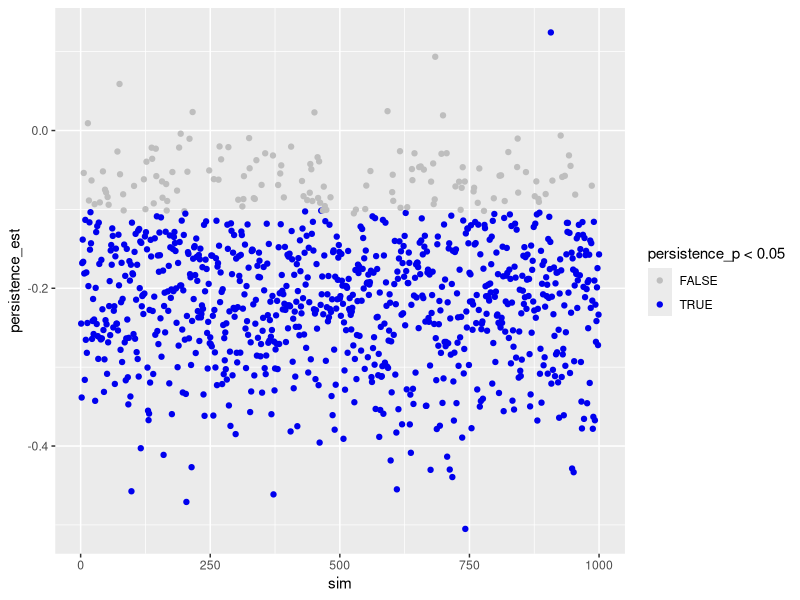
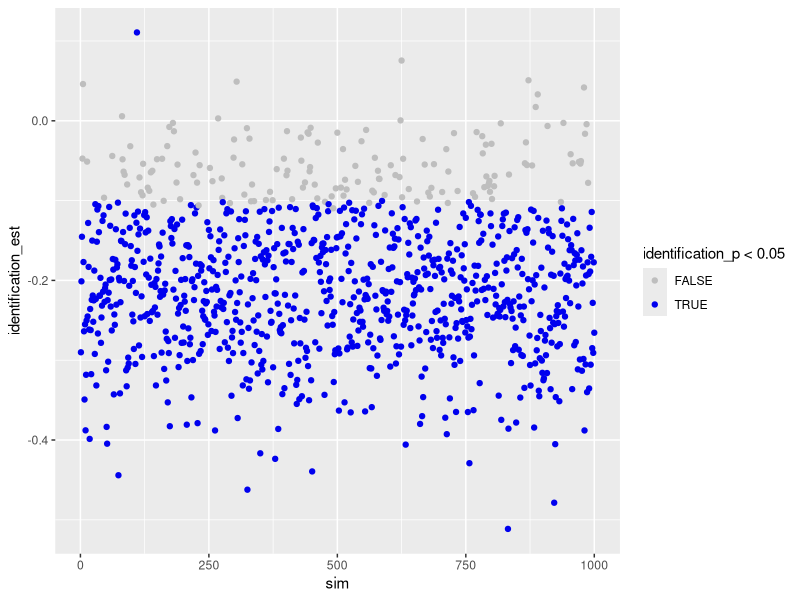

The R script that drew these images, in order:
## ---- chunk 1
knitr::opts_chunk$set(echo = TRUE)
# set.seed(1)
options(scipen = 10000)
## ---- chunk 2
library(broom)
library(ggplot2)
library(magrittr)
library(tidyverse)
## ---- chunk 3
generate_design <- function(groupsize, 
                            persis, 
                            ident, 
                            topics, 
                            repetition, 
                            ...){
  
  # function generates underlying (empty) datastructure
  
  # count number of groups
  groups <- persis * ident * topics * repetition
  
  # make datastructure
  expand.grid(
    participant = 1:groupsize, 
    persistence = 1:persis - 1, # -1 to make binary
    identification = 1:ident - 1, 
    topic = 1:topics,
    repetition = 1:repetition) %>% 
    as.data.frame() %>% 
    rownames_to_column("id") %>% 
    mutate(
      group = rep(c(1:groups), each = groupsize))
}

sim_d <- function(d_frame, 
                  seed, # make results reproducible
                  effects, # vector of effects we anticipate
                  sd, 
                  groupsize, 
                  ...){
  
  # function to simulate data

  # set.seed(seed)  # uncomment to make results reproducible
  
  # compute how many participants per cell (exp. condition)
  n_cell <- groupsize_n * topics_n * repetition_n
  
  # create the DV. 
  # For now, this will be standardized, bc. of lack of concrete data

  # version 1: if-else # produces weird results
  # d_frame %<>%
  #   mutate(words = 
  #     ifelse(persistence == 0 & identification == 0, rnorm(n_cell, effects["pers0_iden_0_m"], sd),
  #        ifelse(persistence == 0 & identification == 1, rnorm(n_cell, effects["pers0_iden_1_m"], sd),
  #            ifelse(persistence == 1 & identification == 0, rnorm(n_cell, effects["pers1_iden_0_m"], sd),
  #                rnorm(n_cell, effects["pers1_iden_1_m"], sd))))
  #          )
  
  # version 2: filter
  d_frame$words <- 999
  for(i in 1 : repetition_n) {
    d_frame[d_frame$persistence == 0 & d_frame$identification == 0 & d_frame$repetition == i, ]$words <- 
      rnorm(groupsize_n, effects["pers0_iden_0_m"], sd)
    d_frame[d_frame$persistence == 0 & d_frame$identification == 1 & d_frame$repetition == i, ]$words <- 
      rnorm(groupsize_n, effects["pers0_iden_1_m"], sd)
    d_frame[d_frame$persistence == 1 & d_frame$identification == 0 & d_frame$repetition == i, ]$words <- 
      rnorm(groupsize_n, effects["pers1_iden_0_m"], sd)
    d_frame[d_frame$persistence == 1 & d_frame$identification == 1 & d_frame$repetition == i, ]$words <- 
      rnorm(groupsize_n, effects["pers1_iden_1_m"], sd)
  }
    
  return(d_frame)
}

analyze_d <- function(object, ...) {

  # function to analyze data and to extract results
  
  # get means
  means <- group_by(object, persistence, identification) %>% 
    summarize(mean = mean(words), .groups = 'drop')
  
  # get estimates from regression
  fit <- lm(words ~ persistence + identification, object)
  fit_res <- tidy(fit)
  
  # combine result
  results <- data.frame(
    per0_ide0_m = filter(means, persistence == 0, identification == 0)$mean,
    per0_ide1_m = filter(means, persistence == 0, identification == 1)$mean,
    per1_ide0_m = filter(means, persistence == 1, identification == 0)$mean,
    per1_ide1_m = filter(means, persistence == 1, identification == 1)$mean,
    persistence_est = fit_res[fit_res$term == "persistence",]$estimate,
    persistence_p = fit_res[fit_res$term == "persistence",]$p.value,
    identification_est = fit_res[fit_res$term == "identification",]$estimate,
    identification_p = fit_res[fit_res$term == "identification",]$p.value,
    n = glance(fit)$nobs
  ) 
  return(results)
}

des_sim_fit <- function(...){
  
  # function to report and extract results
  
  d_frame <- generate_design(...)
  # words <- sim_d(d_frame, ...)
  # d <- cbind(d_frame, words)
  d <- sim_d(d_frame, ...)
  analyze_d(d)
}
## ---- chunk 4
# study design
groupsize_n   <- 20
persis_n      <- 2
ident_n       <- 2 
topics_n      <- 3
repetition_n  <- 6

# overall sample size
sample_size <- groupsize_n * persis_n * ident_n * topics_n * repetition_n
## ---- chunk 5
# create design frame
d_frame <- generate_design(
  groupsize  = groupsize_n,
  persis     = persis_n,  
  ident      = ident_n,     
  topics     = topics_n,  
  repetition = repetition_n
  )
d_frame
## ---- chunk 6
xtabs(~persistence + identification + topic + repetition, d_frame)
## ---- chunk 7
pers0_iden_0_m <- 0
pers0_iden_1_m <- -.2
pers1_iden_0_m <- -.2
pers1_iden_1_m <- -.4
effects_est <- c(pers0_iden_0_m, pers0_iden_1_m, pers1_iden_0_m, pers1_iden_1_m)
names(effects_est) <- c("pers0_iden_0_m", "pers0_iden_1_m", "pers1_iden_0_m", "pers1_iden_1_m")
sd_est <- 1
## ---- chunk 8
d <- sim_d(d_frame, seed = 1, effects_est, sd_est, groupsize_n)
## ---- chunk 9
means <- d %>% 
  group_by(persistence, identification) %>% 
  summarize(mean = mean(words), .groups = 'drop')
means
## ---- chunk 10
lm(words ~ persistence + identification, d) %>% 
  summary()
## ---- chunk 11
n_sim <- 1000
## ---- chunk 12
sims <-
  tibble(sim = 1:n_sim) %>% 
  mutate(
    effect = map(sim, 
                 des_sim_fit, 
                 groupsize = groupsize_n, 
                 persis = persis_n, 
                 ident = ident_n, 
                 topics = topics_n, 
                 repetition = repetition_n, 
                 effects = effects_est, 
                 sd = sd_est)
    ) %>%
  unnest(effect) %>%
  as.data.frame()
sims
## ---- chunk 13
ggplot(sims) +
  geom_point(aes(sim, persistence_est, color = persistence_p < .05)) + 
  scale_color_manual(values = c("grey", "blue2"))
## ---- chunk 14
ggplot(sims) +
  geom_point(aes(sim, identification_est, color = identification_p < .05)) + 
  scale_color_manual(values = c("grey", "blue2"))
## ---- chunk 15
apply(sims[c("per0_ide0_m", "per0_ide1_m", "per1_ide0_m", "per1_ide1_m")], 2, mean)
## ---- chunk 16
power <- data.frame(
  persistence = sum(sims$persistence_p < .05 & sims$persistence_est < 0) / n_sim,
  identification = sum(sims$identification_p < .05 & sims$identification_est < 0) / n_sim
)
print(power)
